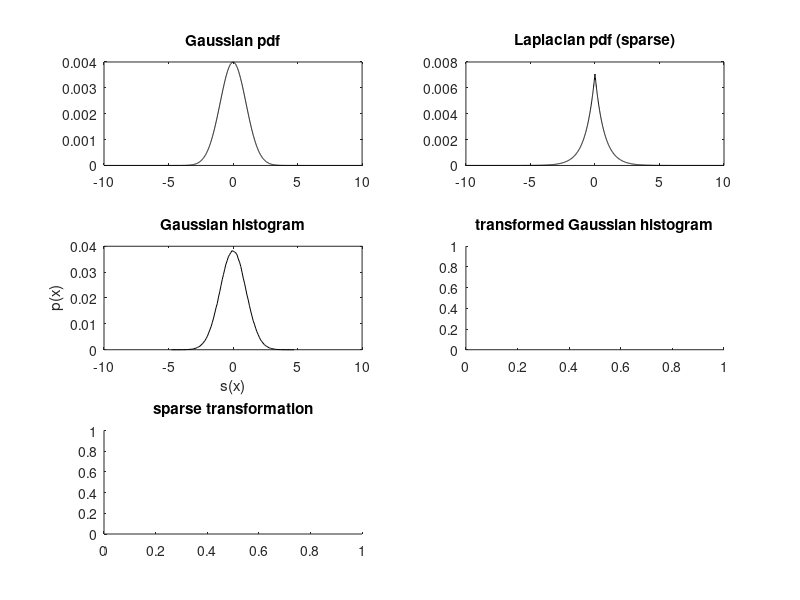

Reproduce this figure in MATLAB. (Note: this script raises an error after producing the figure.)
% demonstrates how to implement sparse priors with VBA
% The trick is to use a continuous transform of GLM parameters, such that
% Gaussian priors are mapped onto fat-tailed distributions. More precisely,
% the "sparse transformation" is a signed quadratic mapping (see
% sparseTransform.m). Under this transform, the priors become close to a
% Lapacian density, and the parameter VB-estimate should mimick a L1-norm
% (i.e. "lasso") estimator.
% Note: using such "sparse transformation" makes the native GLM model
% non-linear, which implies potential local minima.

close all
clear all


% 0- look at the qualitative properties of the "sparse" transformation 
mu = 0;
v = 1;
hf = figure('color',[1 1 1]);
gx = -10:1e-2:10;
pg = exp(-0.5*(gx-mu).^2/v);
pg = pg./sum(pg);
ps = exp(-abs(gx-mu)/(sqrt(v/2)));
ps = ps./sum(ps);
ha = subplot(3,2,1,'parent',hf);
plot(ha,gx,pg,'k')
title(ha,'Gaussian pdf')
ha = subplot(3,2,2,'parent',hf);
plot(ha,gx,ps,'k')
title(ha,'Laplacian pdf (sparse)')

N = 1e6;
X = mu + sqrt(v)*randn(N,1);
[n,x] = hist(X,1e2);
n = n./sum(n);
ha = subplot(3,2,3,'parent',hf);
plot(ha,x,n,'k')
set(ha,'xlim',[min(gx),max(gx)])
title(ha,'Gaussian histogram')
xlabel(ha,'s(x)')
ylabel(ha,'p(x)')
ha = subplot(3,2,4,'parent',hf,'nextplot','add');
title(ha,'transformed Gaussian histogram')
ha2 = subplot(3,2,5,'parent',hf,'nextplot','add');
title(ha2,'sparse transformation')
gp = [1e-1,0.25,1];
str = cell(length(gp),1);
col = 'brgm';
for i=1:length(gp)
    SX = sparseTransform(X,gp(i));
    SX = normalize(SX);
    [n,x] = hist(SX,1e2);
    n = n./sum(n);
    plot(ha,x,n,col(i))
    str{i} = ['P=',num2str(gp(i))];
    sgx = sparseTransform(gx,gp(i));
    plot(ha2,gx,sgx,col(i))
end
set(ha,'xlim',[min(gx),max(gx)])
legend(ha,str)
legend(ha2,str)
xlabel(ha,'x')
ylabel(ha,'p(s(x))')
xlabel(ha2,'x')
ylabel(ha2,'s(x)')
plot(ha2,gx(1:1e2:end),gx(1:1e2:end).^2,'k.')
plot(ha2,gx(1:1e2:end),-gx(1:1e2:end).^2,'k.')

getSubplots


% 1- simulate "sparse" GLM and invert
p = 64;
n = 128;
A = randn(p,n);
phi1 = sparseTransform(X(randperm(n)),1);
sigma = 1;
y1 = A*phi1 + sqrt(sigma.^-1)*randn(p,1);

dims.n = 0;
dims.n_theta = 0;
dims.n_phi = n;
options.inG.X = A;
options.inG.sparseP = 1;
options.priors.muPhi = 1e-2*ones(n,1);
[posterior,out] = VBA_NLStateSpaceModel(y1,[],[],@g_GLMsparse,dims,options);
set(gcf,'tag','dummy','name','"sparse" sim, "sparse" priors')
hf = figure('color',[1 1 1],'name','estimation accuracy');
ha = subplot(2,3,1,'parent',hf,'nextplot','add');
plot(ha,phi1,sparseTransform(posterior.muPhi,1),'k.')
plot(ha,[min(phi1),max(phi1)],[min(phi1),max(phi1)],'r')
title(ha,['sparse sim, sparse priors, F=',num2str(out.F)])
xlabel(ha,'simulated')
ylabel(ha,'estimated')

[posterior2,out2] = VBA_NLStateSpaceModel(y1,[],[],@g_GLM,dims,options);
set(gcf,'tag','dummy','name','"sparse" sim, Gaussian priors')
ha = subplot(2,3,2,'parent',hf,'nextplot','add');
plot(ha,phi1,posterior2.muPhi,'k.')
plot(ha,[min(phi1),max(phi1)],[min(phi1),max(phi1)],'r')
title(ha,['sparse sim, Gaussian priors, F=',num2str(out2.F)])
xlabel(ha,'simulated')
ylabel(ha,'estimated')

phi_pi = pinv(A'*A)*A'*y1;
ha = subplot(2,3,3,'parent',hf,'nextplot','add');
plot(ha,phi1,phi_pi,'k.')
plot(ha,[min(phi1),max(phi1)],[min(phi1),max(phi1)],'r')
title(ha,'sparse sim, pseudo-inverse')
xlabel(ha,'simulated')
ylabel(ha,'estimated')


% 2- simulate Gaussian GLM and invert
phi2 = X(randperm(n));
y2 = A*phi2 + sqrt(sigma.^-1)*randn(p,1);

[posterior,out] = VBA_NLStateSpaceModel(y2,[],[],@g_GLMsparse,dims,options);
set(gcf,'tag','dummy','name','Gaussian sim, "sparse" priors')
ha = subplot(2,3,4,'parent',hf,'nextplot','add');
plot(ha,phi2,sparseTransform(posterior.muPhi,1),'k.')
plot(ha,[min(phi2),max(phi2)],[min(phi2),max(phi2)],'r')
title(ha,['Gaussian sim, sparse priors, F=',num2str(out.F)])
xlabel(ha,'simulated')
ylabel(ha,'estimated')

[posterior2,out2] = VBA_NLStateSpaceModel(y2,[],[],@g_GLM,dims,options);
set(gcf,'tag','dummy','name','Gaussian sim, Gaussian priors')
ha = subplot(2,3,5,'parent',hf,'nextplot','add');
plot(ha,phi2,posterior2.muPhi,'k.')
plot(ha,[min(phi2),max(phi2)],[min(phi2),max(phi2)],'r')
title(ha,['Gaussian sim, Gaussian priors, F=',num2str(out2.F)])
xlabel(ha,'simulated')
ylabel(ha,'estimated')

phi_pi = pinv(A'*A)*A'*y2;
ha = subplot(2,3,6,'parent',hf,'nextplot','add');
plot(ha,phi2,phi_pi,'k.')
plot(ha,[min(phi2),max(phi2)],[min(phi2),max(phi2)],'r')
title(ha,'Gaussian sim, pseudo-inverse')
xlabel(ha,'simulated')
ylabel(ha,'estimated')






